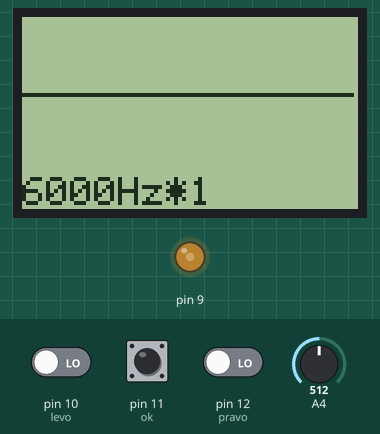
Bench run of a sketch on a simulated Arduino Uno, built with avr-gcc and run on an emulated ATmega328P. Shown: 84×48 one-colour display, output pins drawn as LEDs (lit = HIGH). The test bench sets the inputs (shaded band); at power-on: pin 11 (ok) LOW, pin 10 (levo) LOW, A4 = 512, pin 12 (pravo) LOW. The display library's start-up logo is not drawn.

Above: at 1.2 s.
1.3 s: pin 11 (ok) pulled HIGH for 1 s
At 3.1 s:
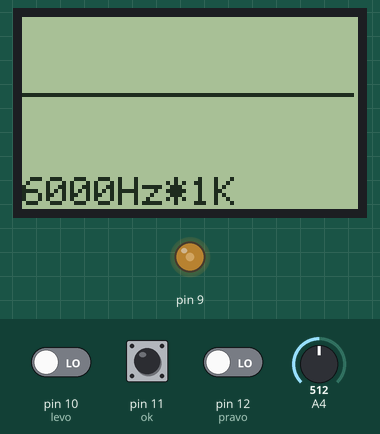
3.8 s: pin 11 (ok) pulled HIGH for 0.15 s
At 5.2 s:
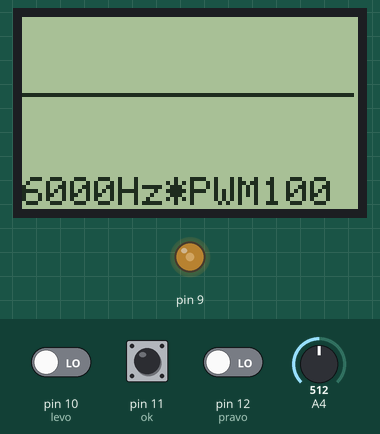
5.7 s: pin 10 (levo) driven HIGH
At 6.98 s:
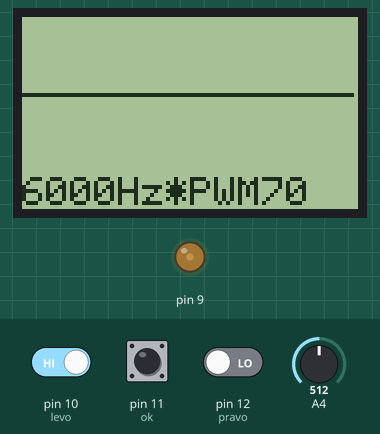
8.7 s: A4 set to 716
At 9.24 s:
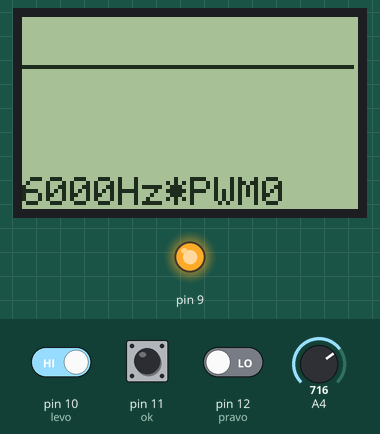
10.9 s: pin 11 (ok) pulled HIGH for 0.15 s
At 11.5 s:
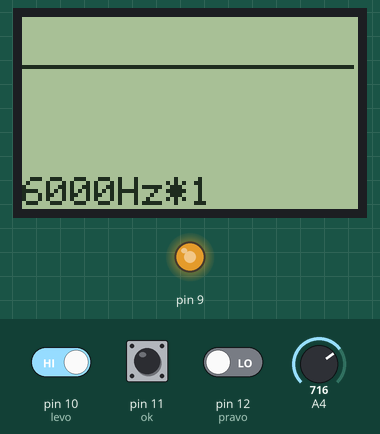
11.6 s: pin 11 (ok) pulled HIGH for 3.2 s
At 12.8 s:
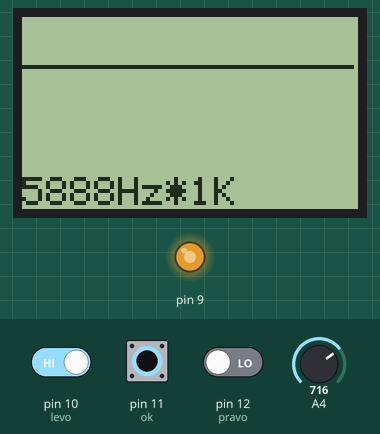
Timing chart, 0 to 16.1 s (numbered marks = the images above; inputs shaded):
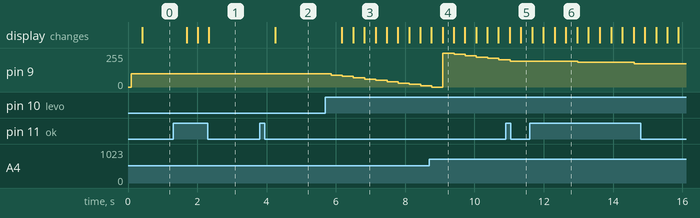

Measured:
- after the input at 1.3 s, the display: first changes after 0.39 s (image 1 shows a later state)
- after the input at 3.8 s, the display: changes after 0.45 s (image 2)
- after the input at 5.7 s, pin 9: moves from 100/255 to 10/255 over 2.6 s, starting after 0.16 s; the display: first changes after 0.48 s (image 3 shows a later state)
- after the input at 10.9 s, the display: first differs from a run without the input after 0.44 s (image 5)
- after the input at 11.6 s, pin 9: 195/255 → 185/255 after 1.4 s, → 175/255 1.6 s later

The sketch:

My_SignalGenerator.ino
```cpp
//Моя версия генератора сигналлов, разработанна для рабочих целей.
//Страница проэкта  http://srukami.inf.ua/signalgenerator.html
#include <PWM.h>
#include <Adafruit_GFX.h>
#include <Adafruit_PCD8544.h>
#define led  9   //пин для генератора сигналов (не менять)
//#################№№№№№№####пользовательские настройки
#define levo 10  //кнопка ЛЕВО(можно любой пин)
#define ok 11    //кнопка ОК(можно любой пин)
#define pravo 12 //кнопка ПРАВО(можно любой пин)
Adafruit_PCD8544 display = Adafruit_PCD8544(2, 3, 4, 6, 7);//пины к которым у вас подключен дисплей
int PWM = 100;//стартовое значение ШИМ от 0 до 255
int32_t frequency = 6000; //стартовое значение частоты в Гц
byte cont=40;//контрастность дисплея
//###########################################################
byte hag=0;
int mnog=0;
boolean flag=0;
byte mass[85];
byte x=0;
void setup(){
InitTimersSafe();
display.begin();
display.setContrast(cont);
display.display();
ADCSRA = 0b11100010;
ADMUX = 0b01100100;
bool success = SetPinFrequencySafe(led, frequency);
delay(50);
      }

void Zamer(){
  for(byte i=0;i<84;i++){
  while ((ADCSRA & 0x10)==0);
  ADCSRA|=0x10;
  mass[i]=ADCH;
  }
}
void Zamer1(){
  for(byte i=0;i<84;i++){
  while ((ADCSRA & 0x10)==0);
  ADCSRA|=0x10;
  mass[i]=ADCH;
  delayMicroseconds(5);
  }
}
void Zamer2(){
  for(byte i=0;i<84;i++){
  while ((ADCSRA & 0x10)==0);
  ADCSRA|=0x10;
  mass[i]=ADCH;
  delayMicroseconds(50);
  }
}

void loop() {
if(frequency>5000){Zamer();}
if(frequency<=5000){Zamer1();}
if(frequency<=1000){Zamer2();}
if(frequency>40000){
    display.clearDisplay();
    display.setCursor(0,0);
    display.println("Sorry");
    display.println("Oscilloscope");
    display.println("disabled");
          }
if(frequency<=40000){//отрисовка графика
      display.clearDisplay();
      x=0;
      for(int y=1;y<83;y++){
      display.drawLine(x, 37-mass[y]/7, x+1, 37-mass[y+1]/7, BLACK);
      x=x+1;
      }
}
if (flag==0){//флаг выборов режима настройки ШИМ или Частоты
            if(digitalRead(levo)==HIGH){
              frequency=frequency-mnog;
              if(frequency<0){frequency=0;}
              bool success = SetPinFrequencySafe(led, frequency);
              delay(3);//защита от дребезга
            }
            if(digitalRead(pravo)==HIGH){
              frequency=frequency+mnog;
              bool success = SetPinFrequencySafe(led, frequency);
              delay(3);//защита от дребезга
            }
}
if (flag==1){//флаг выборов режима настройки ШИМ или Частоты
            if(digitalRead(levo)==HIGH){
              PWM=PWM-10;
              if(PWM<0){PWM=255;}
              delay(3);//защита от дребезга

            }
            if(digitalRead(pravo)==HIGH){
              PWM=PWM+10;
              if(PWM>255){PWM=0;}
              delay(3);//защита от дребезга
            }
}
if(digitalRead(ok)==HIGH){//переключение разряда выбора частоты
  delay(3);//защита от дребезга
  hag++;
  if(hag>=5){hag=0;}
}
display.setCursor(0,40);
display.print(frequency);
display.print("Hz");
display.print("*");
      if(hag==0){//выбор множителя частоты
          display.print("1");
          mnog=1;
          flag=0;
      }
      if(hag==1){//выбор множителя частоты
          display.print("10");
          mnog=10;
      }
      if(hag==2){//выбор множителя частоты
          display.print("100");
          mnog=100;
      }
      if(hag==3){//выбор множителя частоты
          display.print("1K");
          mnog=1000;
      }
      if(hag==4){//выбор  PWM
          display.print("PWM");
          display.print(PWM);
          flag=1;
      }
pwmWrite(led, PWM);
delay(300);
display.display();
}
```

PWM.h
```cpp
// (licence header left out)
/*
This library is built to support two of the AVR Architecture 'groups' that Arduino uses
a) ATmega48/88/168/328,
b) ATmega640/1280/1281/2560/2561
*/

#ifndef PWM_H_
#define PWM_H_

#include "avr/pgmspace.h"
#include "math.h"

#if defined(__AVR_ATmega640__) || defined(__AVR_ATmega1280__) || defined(__AVR_ATmega1281__) || defined(__AVR_ATmega2560__) || defined(__AVR_ATmega2561__)
	#include "utility/ATimerDefs.h"
#elif defined(__AVR_ATmega48__) || defined(__AVR_ATmega88__) || defined(__AVR_ATmega88P__) || defined(__AVR_ATmega168__) || defined(__AVR_ATmega168P__) || defined(__AVR_ATmega328__) || defined(__AVR_ATmega328P__)
	#include "utility/BTimerDefs.h"
#endif


#if defined(__AVR_ATmega640__) || defined(__AVR_ATmega1280__) || defined(__AVR_ATmega1281__) || defined(__AVR_ATmega2560__) || defined(__AVR_ATmega2561__)
// 16 bit timers
extern uint32_t	GetFrequency_16(const int16_t timerOffset);
extern bool		SetFrequency_16(const int16_t timerOffset, uint32_t f);
extern uint16_t GetPrescaler_16(const int16_t timerOffset);
extern void		SetPrescaler_16(const int16_t timerOffset, prescaler psc);
extern void		SetTop_16(const int16_t timerOffset, uint16_t top);
extern uint16_t GetTop_16(const int16_t timerOffset);
extern void		Initialize_16(const int16_t timerOffset);
extern float	GetResolution_16(const int16_t timerOffset);

// 8 bit timers
extern uint32_t	GetFrequency_8(const int16_t timerOffset);
extern bool		SetFrequency_8(const int16_t timerOffset, uint32_t f);
extern uint16_t GetPrescaler_8(const int16_t timerOffset);
extern void		SetPrescaler_8(const int16_t timerOffset, prescaler psc);
extern void		SetPrescalerAlt_8(const int16_t timerOffset, prescaler_alt psc);
extern void		SetTop_8(const int16_t timerOffset, uint8_t top);
extern uint8_t	GetTop_8(const int16_t timerOffset);
extern void		Initialize_8(const int16_t timerOffset);
extern float	GetResolution_8(const int16_t timerOffset);

#endif

#if defined(__AVR_ATmega48__) || defined(__AVR_ATmega88__) || defined(__AVR_ATmega88P__) || defined(__AVR_ATmega168__) || defined(__AVR_ATmega168P__) || defined(__AVR_ATmega328__) || defined(__AVR_ATmega328P__)

// 16 bit timers
extern uint32_t	GetFrequency_16();
extern bool		SetFrequency_16(uint32_t f);
extern uint16_t GetPrescaler_16();
extern void		SetPrescaler_16(prescaler psc);
extern void		SetTop_16(uint16_t top);
extern uint16_t GetTop_16();
extern void		Initialize_16();
extern float	GetResolution_16();

// 8 bit timers
extern uint32_t	GetFrequency_8(const int16_t timerOffset);
extern bool		SetFrequency_8(const int16_t timerOffset, uint32_t f);
extern uint16_t GetPrescaler_8(const int16_t timerOffset);
extern void		SetPrescaler_8(const int16_t timerOffset, prescaler psc);
extern void		SetPrescalerAlt_8(const int16_t timerOffset, prescaler_alt psc);
extern void		SetTop_8(const int16_t timerOffset, uint8_t top);
extern uint8_t	GetTop_8(const int16_t timerOffset);
extern void		Initialize_8(const int16_t timerOffset);
extern float	GetResolution_8(const int16_t timerOffset);

#endif

//common functions

extern void		InitTimers();
extern void		InitTimersSafe();										//doesn't init timers responsible for time keeping functions
extern void		pwmWrite(uint8_t pin, uint8_t val);
extern void		pwmWriteHR(uint8_t pin, uint16_t val);					//accepts a 16 bit value and maps it down to the timer for maximum resolution
extern bool		SetPinFrequency(int8_t pin, uint32_t frequency);
extern bool		SetPinFrequencySafe(int8_t pin, uint32_t frequency);	//does not set timers responsible for time keeping functions
extern float	GetPinResolution(uint8_t pin);							//gets the PWM resolution of a pin in base 2, 0 is returned if the pin is not connected to a timer

#endif /* PWM_H_ */
```

BTimerDefs.h
```cpp
// (licence header left out)
#ifndef BTIMERDEFS_H_
#define BTIMERDEFS_H_

#if defined(__AVR_ATmega48__) || defined(__AVR_ATmega88__) || defined(__AVR_ATmega88P__) || defined(__AVR_ATmega168__) || defined(__AVR_ATmega168P__) || defined(__AVR_ATmega328__) || defined(__AVR_ATmega328P__)

//physical memory locations used in pwmWrite()
#define OCR1A_MEM	0x88
#define OCR1B_MEM	0x8A
#define OCR1C_MEM	0x8C

#define OCR0A_MEM	0x47
#define OCR0B_MEM	0x48
#define OCR2A_MEM	0xB3
#define OCR2B_MEM	0xB4

#define TCCR1A_MEM	0x80
#define TCCR1B_MEM	0x81
#define TCCR1C_MEM	0x82

#define TCCR0A_MEM	0x44
#define TCCR0B_MEM	0x45
#define TCCR2A_MEM	0xB0
#define TCCR2B_MEM	0xB1

#define ICR1_MEM	0x86

//8 bit timers
#define TIMER0_OFFSET	0x00
#define TIMER2_OFFSET	0x6C

#define TCCRA_8(tmr_offset)		_SFR_MEM8(0x44 + tmr_offset)
#define TCCRB_8(tmr_offset)		_SFR_MEM8(0x45 + tmr_offset)
#define OCRA_8(tmr_offset)		_SFR_MEM8(0x47 + tmr_offset)

static const uint16_t pscLst[] = { 0, 1, 8, 64, 256, 1024};
static const uint16_t pscLst_alt[] = {0, 1, 8, 32, 64, 128, 256, 1024};

enum prescaler
{
	ps_1	=	1,
	ps_8	=	2,
	ps_64	=	3,
	ps_256	=	4,
	ps_1024 =	5
};

//certain 8 bit timers read the CSn register differently
enum prescaler_alt
{
	psalt_1		=	1,
	psalt_8		=	2,
	psalt_32	=	3,
	psalt_64	=	4,
	psalt_128	=	5,
	psalt_256	=	6,
	psalt_1024	=	7
};

//macros for each timer 'object'
#define Timer0_GetFrequency()	GetFrequency_8(TIMER0_OFFSET)
#define Timer0_SetFrequency(x)	SetFrequency_8(TIMER0_OFFSET, x)
#define Timer0_GetPrescaler()	GetPrescaler_8(TIMER0_OFFSET)
#define Timer0_SetPrescaler(x)	SetPrescaler_8(TIMER0_OFFSET, x)
#define Timer0_GetTop()			GetTop_8(TIMER0_OFFSET)
#define Timer0_SetTop(x)		SetTop_8(TIMER0_OFFSET, x)
#define Timer0_Initialize()		Initialize_8(TIMER0_OFFSET)
#define Timer0_GetResolution()	GetResolution_8(TIMER0_OFFSET)

#define Timer1_GetFrequency()	GetFrequency_16()
#define Timer1_SetFrequency(x)	SetFrequency_16(x)
#define Timer1_GetPrescaler()	GetPrescaler_16()
#define Timer1_SetPrescaler(x)	SetPrescaler_16(x)
#define Timer1_GetTop()			GetTop_16()
#define Timer1_SetTop(x)		SetTop_16(x)
#define Timer1_Initialize()		Initialize_16()
#define Timer1_GetResolution()	GetResolution_16()

#define Timer2_GetFrequency()	GetFrequency_8(TIMER2_OFFSET)
#define Timer2_SetFrequency(x)	SetFrequency_8(TIMER2_OFFSET, x)
#define Timer2_GetPrescaler()	GetPrescaler_8(TIMER2_OFFSET)
#define Timer2_SetPrescaler(x)	SetPrescalerAlt_8(TIMER2_OFFSET, x)
#define Timer2_GetTop()			GetTop_8(TIMER2_OFFSET)
#define Timer2_SetTop(x)		SetTop_8(TIMER2_OFFSET, x)
#define Timer2_Initialize()		Initialize_8(TIMER2_OFFSET)
#define Timer2_GetResolution()	GetResolution_8(TIMER2_OFFSET)

#else
	#error "BTimerDefs.h only supports ATMega48, ATMega88, ATMega168, ATMega328"
#endif
#endif /* BTIMERDEFS_H_ */
```
